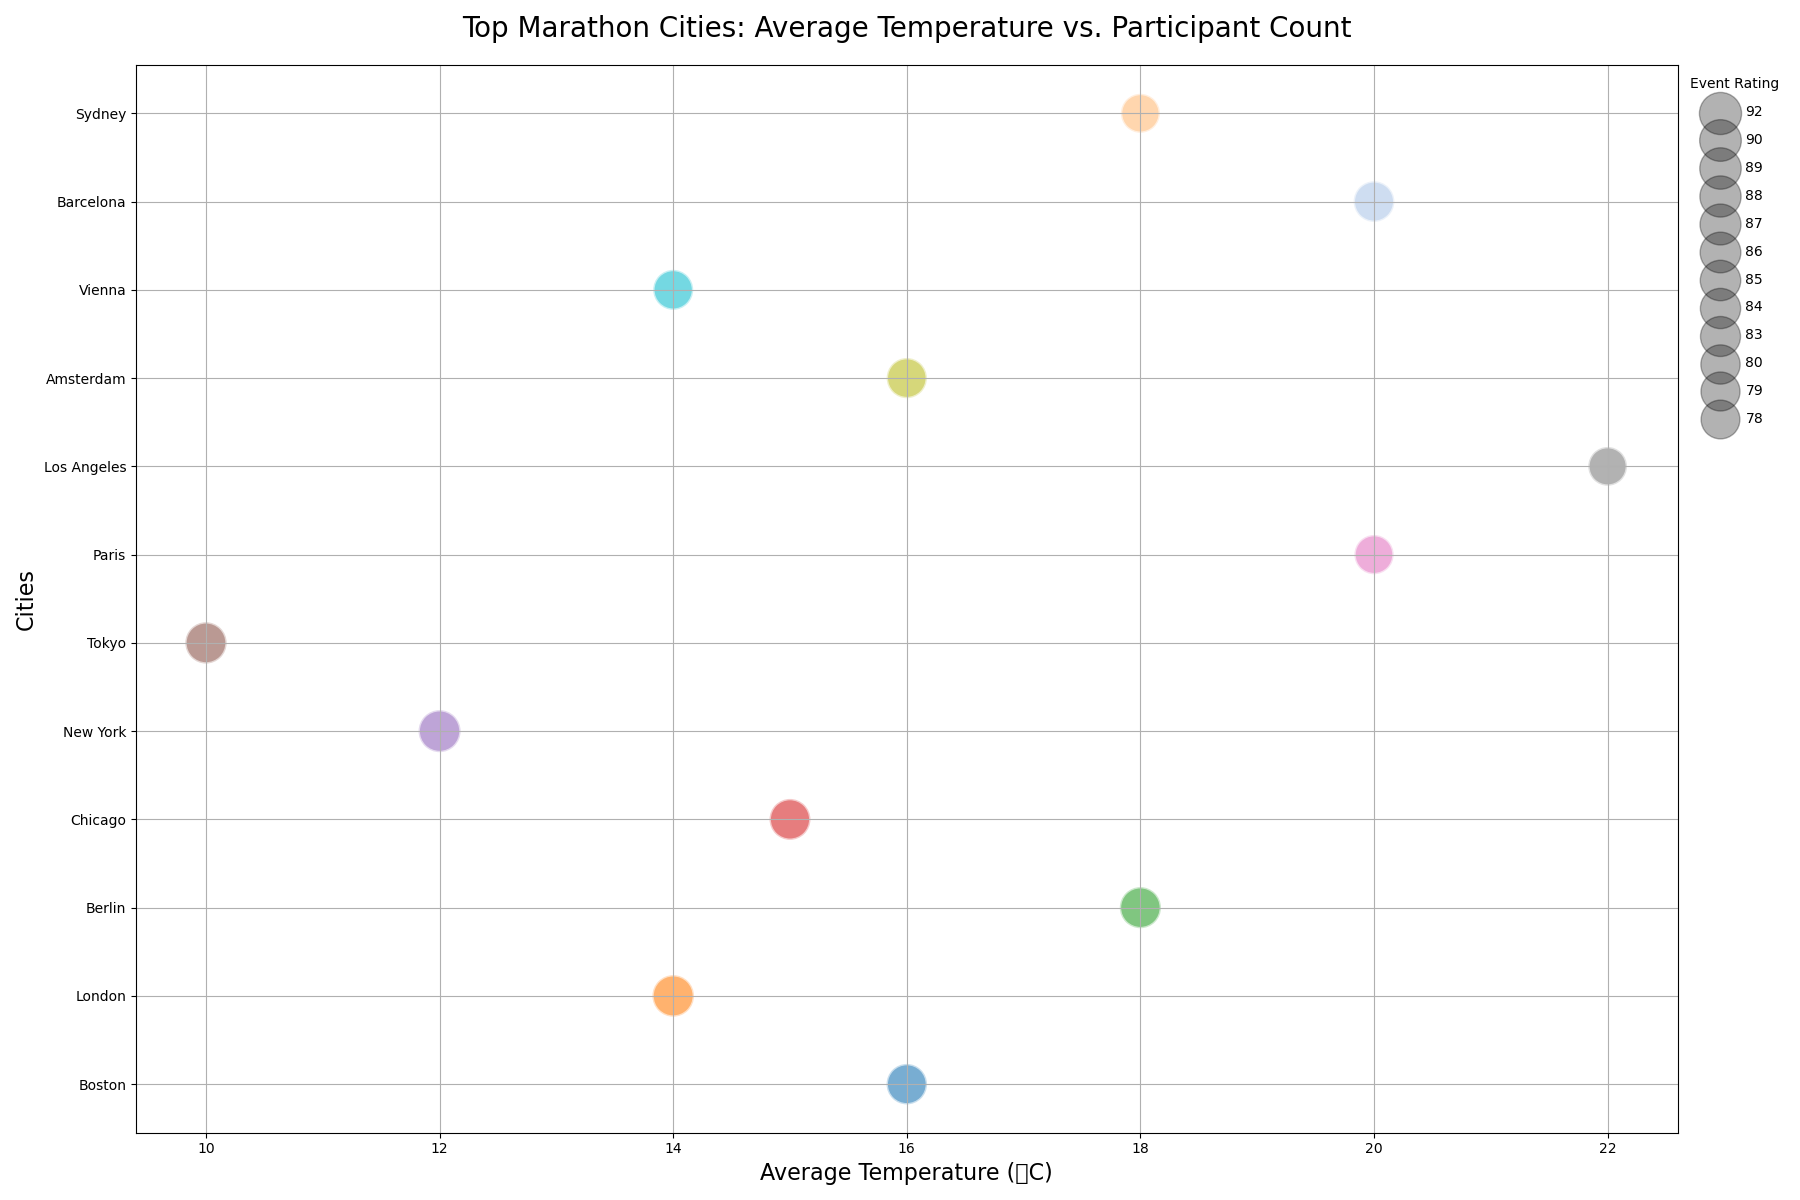

This chart was generated by the following Python code:

import matplotlib.pyplot as plt

cities = [
    "Boston", "London", "Berlin", "Chicago", "New York",
    "Tokyo", "Paris", "Los Angeles", "Amsterdam", "Vienna",
    "Barcelona", "Sydney"
]
average_temperature = [
    16, 14, 18, 15, 12, 
    10, 20, 22, 16, 14, 
    20, 18
]
annual_participants = [
    30000, 45000, 40000, 35000, 50000,
    38000, 25000, 28000, 35000, 30000,
    32000, 29000
]
event_rating = [
    85, 90, 88, 87, 92,
    89, 80, 78, 84, 83,
    86, 79
]

sizes = [rating * 10 for rating in event_rating]
colors = [
    '#1f77b4', '#ff7f0e', '#2ca02c', '#d62728', '#9467bd',
    '#8c564b', '#e377c2', '#7f7f7f', '#bcbd22', '#17becf',
    '#aec7e8', '#ffbb78'
]

fig, ax = plt.subplots(figsize=(18, 12))
bubble = ax.scatter(average_temperature, cities, s=sizes, c=colors, alpha=0.6, edgecolors="w", linewidth=2)

ax.set_title('Top Marathon Cities: Average Temperature vs. Participant Count', fontsize=20, pad=20)
ax.set_xlabel('Average Temperature (°C)', fontsize=16)
ax.set_ylabel('Cities', fontsize=16)

ax.grid(True)

for rating in sorted(set(event_rating), reverse=True):
    ax.scatter([], [], c='k', alpha=0.3, s=rating * 10, label=str(rating))
ax.legend(scatterpoints=1, frameon=False, labelspacing=1, title='Event Rating', loc='upper left', bbox_to_anchor=(1, 1))

plt.tight_layout()
plt.show()
